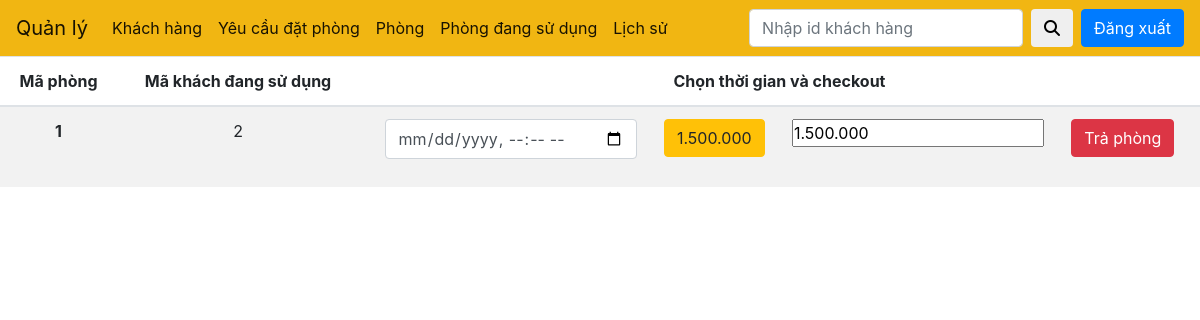
Page /sudung.php on the committed database.
### tables this page shows
CREATE TABLE `usingRoom` (
  `id` int(11) NOT NULL,
  `roomID` int(11) DEFAULT NULL,
  `userID` int(11) DEFAULT NULL
);

CREATE TABLE `room` (
  `id` int(11) NOT NULL,
  `type` varchar(50) DEFAULT NULL,
  `size` varchar(255) DEFAULT NULL,
  `location` varchar(255) DEFAULT NULL,
  `isUsed` varchar(5) DEFAULT NULL,
  `price` varchar(50) DEFAULT NULL
);

### sudung.php (the view, shortened to what this page needs)
<!DOCTYPE html>
<html lang="en">
<head>
    <link rel="stylesheet" href="https://maxcdn.bootstrapcdn.com/bootstrap/4.0.0/css/bootstrap.min.css">
    <link rel="stylesheet" href="style.css">
</head>
<body>
    <nav class="navbar navbar-expand-lg navbar-light">
        <a class="navbar-brand" href="#">Quản lý</a>
        <div class="collapse navbar-collapse" id="navbarSupportedContent">
          <ul class="navbar-nav mr-auto">
          <li class="nav-item active">
              <a class="nav-link" href="admin.php">Khách hàng</a>
            </li>
            <li class="nav-item active">
              <a class="nav-link" href="yeucau.php">Yêu cầu đặt phòng</a>
            </li>
            <li class="nav-item active">
                <a class="nav-link" href="p.php">Phòng</a>
            </li>
            <li class="nav-item active">
              <a class="nav-link" href="sudung.php">Phòng đang sử dụng</a>
            </li>
            <li class="nav-item active">
              <a class="nav-link" href="track.php">Lịch sử</a>
            </li>
          </ul>
            <form class="d-flex mr-2" action="">
              <input type="text" name="search" id="search" placeholder="Nhập id khách hàng" class="form-control">
              <button type="submit" class="btn ml-2">
                <i class="fas fa-search"></i>
              </button>
            </form>
            <a href="logOut.php"><button class="btn btn-primary">Đăng xuất</button></a>
        </div>
    </nav>
    <main>
      <table class="table table-striped">
        <thead>
          <tr>
            <th class="text-center" scope="col">Mã phòng</th>
            <th class="text-center" scope="col">Mã khách đang sử dụng</th>
            <th class="text-center" scope="col">Chọn thời gian và checkout</th>
          </tr>
        </thead>
        <tbody>
          <?php
              $conn = mysqli_connect("localhost","root","","quanLyKhachSan");
              $q = "Select * from usingRoom";
              $rs = mysqli_query($conn,$q);
              while($row = mysqli_fetch_assoc($rs)){
                ?>
                    <tr>
                      <th class="text-center"><?php echo $row["roomID"] ?></th>
                      <td class="text-center"><?php echo $row["userID"] ?></td>
                      <td>
                          <form action="tp.php" class="d-flex justify-content-around">
                            <div class="form-group">
                              <input type="datetime-local" name="time" id="time" class="form-control">
                            </div>
                            <div class="form-group">
                              <?php
                                  $yy = $row["roomID"];
                                  $sf = "select price from room where id = $yy";
                                  $bv = mysqli_query($conn,$sf);
                                  $a = mysqli_fetch_array($bv)[0];
                                  ?>
                                      <button class="btn btn-warning"><?php echo $a?></button>
                            </div>
                            <div class="hide">
                              <input type="text" name="price" id="price" value="<?php echo $a?>">
                            </div>
                            <div class="form-group">
                              <button type="submit" class="btn btn-danger">Trả phòng</button>
                            </div>
                          </form>
                      </td>
                    </tr>
                <?php
              }
          ?>
        </tbody>
      </table>
    </main>
</body>
</html>

### style.css (style rules this page uses)
* { padding: 0; margin: 0; box-sizing: border-box; }
html { font-family: 'Roboto', sans-serif; }
nav { background-color: rgb(241, 182, 18); padding: 10px 12px; }

### rows in the picture
usingroom: roomID "1", userID "2", roomID.price "1.500.000", price "1.500.000"
